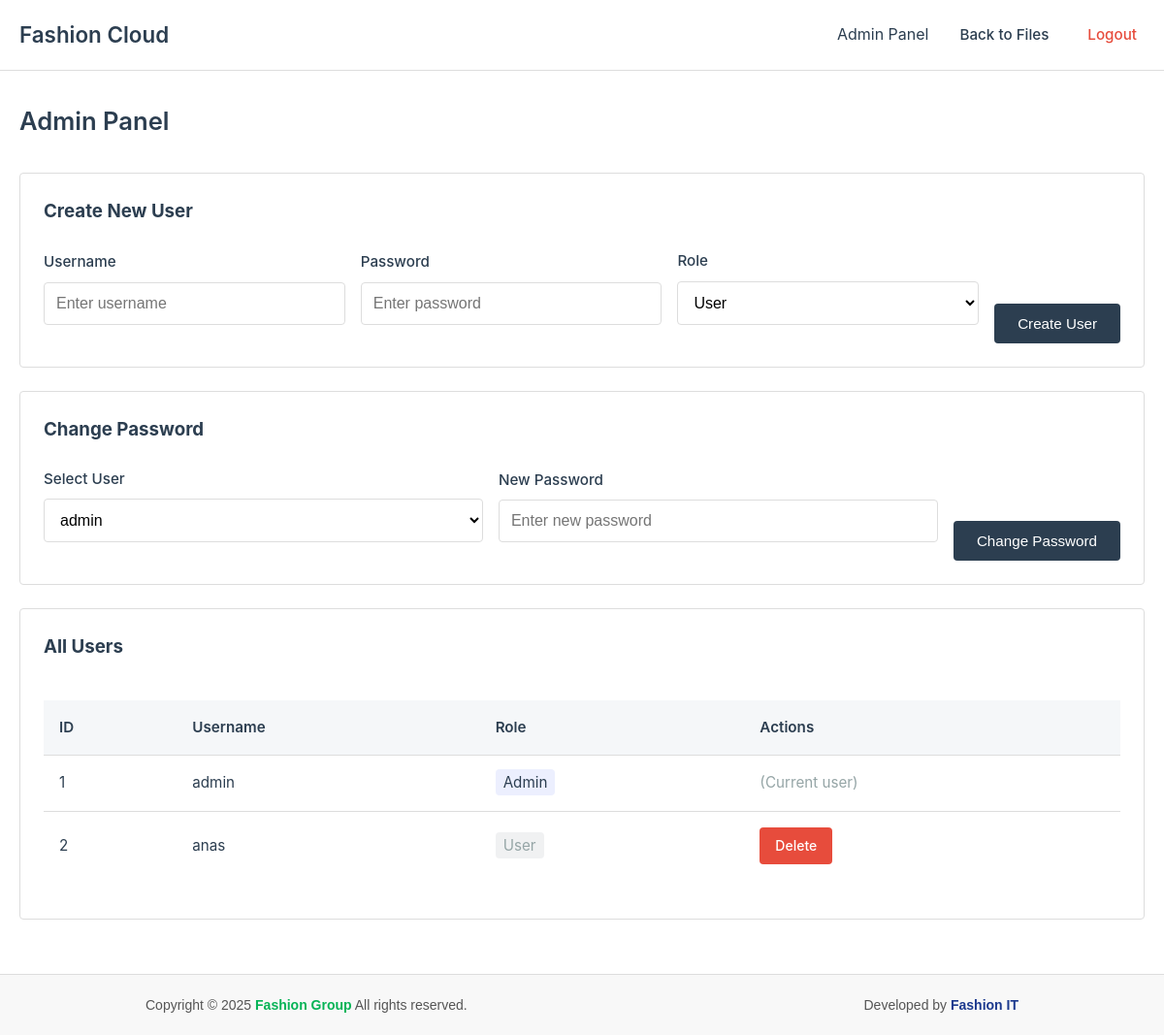
/admin.php (signed in), run on the app's committed database.
### tables this page shows
CREATE TABLE `users` (
  `id` int(11) NOT NULL,
  `username` varchar(100) NOT NULL,
  `password` varchar(255) NOT NULL,
  `role` enum('admin','user') NOT NULL DEFAULT 'user',
  `created_at` timestamp NOT NULL DEFAULT current_timestamp()
);

### admin.php (the view, shortened to what this page needs)
<?php
require 'config.php';
$users = $conn->query("SELECT id, username, role FROM users ORDER BY id ASC");
?>
<!DOCTYPE html>
<html>
<head>
    <link rel="stylesheet" href="style.css">
</head>
<body>
    <header class="header">
        <div class="container">
            <nav class="nav">
                <a href="files.php" class="brand">Fashion Cloud</a>
                <div class="nav-links">
                    <span>Admin Panel</span>
                    <a href="files.php" class="nav-link">Back to Files</a>
                    <a href="auth.php?logout=1" class="nav-link logout">Logout</a>
                </div>
            </nav>
        </div>
    </header>
    <main class="container" style="padding-top: 2rem; padding-bottom: 2rem;">
        <div class="page-header">
            <h1 class="page-title">Admin Panel</h1>
        </div>
        <div class="card fade-in">
            <h3 class="mb-3">Create New User</h3>
            <form method="POST">
                <div style="display: grid; grid-template-columns: 1fr 1fr 1fr auto; gap: 1rem; align-items: end;">
                    <div class="form-group">
                        <label class="form-label" for="username">Username</label>
                        <input class="form-input" type="text" name="username" placeholder="Enter username" required>
                    </div>
                    <div class="form-group">
                        <label class="form-label" for="password">Password</label>
                        <input class="form-input" type="password" name="password" placeholder="Enter password" required>
                    </div>
                    <div class="form-group">
                        <label class="form-label" for="role">Role</label>
                        <select class="form-select" name="role" required>
                            <option value="user">User</option>
                        </select>
                    </div>
                    <button class="btn" type="submit">Create User</button>
                </div>
            </form>
        </div>
        <div class="card fade-in">
            <h3 class="mb-3">Change Password</h3>
            <form method="POST">
                <div style="display: grid; grid-template-columns: 1fr 1fr auto; gap: 1rem; align-items: end;">
                    <div class="form-group">
                        <label class="form-label" for="user_id">Select User</label>
                        <select class="form-select" name="user_id" required>
                            <?php
                            $users_list = $conn->query("SELECT id, username FROM users ORDER BY username");
                            while ($user = $users_list->fetch_assoc()) {
                                echo "<option value='{$user['id']}'>{$user['username']}</option>";
                            }
                            ?>
                        </select>
                    </div>
                    <div class="form-group">
                        <label class="form-label" for="new_password">New Password</label>
                        <input class="form-input" type="password" name="new_password" placeholder="Enter new password"
                            required>
                    </div>
                    <button class="btn" type="submit">Change Password</button>
                </div>
            </form>
        </div>
        <div class="card fade-in">
            <h3 class="mb-3">All Users</h3>
            <div class="table-container">
                <table class="table">
                    <thead>
                        <tr>
                            <th>ID</th>
                            <th>Username</th>
                            <th>Role</th>
                            <th>Actions</th>
                        </tr>
                    </thead>
                    <tbody>
                        <?php while ($row = $users->fetch_assoc()) { ?>
                            <tr>
                                <td><?php echo $row['id']; ?></td>
                                <td><?php echo $row['username']; ?></td>
                                <td>
                                    <span
                                        style="padding: 0.25rem 0.5rem; border-radius: 4px;
                                    background-color: <?php echo $row['role'] === 'admin' ? 'rgba(67, 97, 238, 0.1)' : 'rgba(108, 117, 125, 0.1)'; ?>;
                                    color: <?php echo $row['role'] === 'admin' ? 'var(--primary)' : 'var(--gray)'; ?>;">
                                        <?php echo ucfirst($row['role']); ?>
                                    </span>
                                </td>
                                <td>
                                    <?php if ($row['id'] != $_SESSION['user']['id']) { ?>
                                        <a href="admin.php?delete=<?php echo $row['id']; ?>" class="btn btn-danger btn-sm"
                                            onclick="return confirm('Delete this user and all their files?');">Delete</a>
                                    <?php } else { ?>
                                        <span style="color: var(--gray);">(Current user)</span>
                                    <?php } ?>
                                </td>
                            </tr>
                        <?php } ?>
                    </tbody>
                </table>
            </div>
        </div>
    </main>
    <footer
        style="background:#f8f8f8; padding:15px 0; text-align:center; font-family:Arial, sans-serif; font-size:14px; color:#555; border-top:1px solid #ddd;">
        <div
            style="max-width:900px; margin:0 auto; display:flex; justify-content:space-between; align-items:center; flex-wrap:wrap;">
            <div style="margin:5px 0;">
                <p style="margin:0;">Copyright © 2025
                    <span style="font-weight:bold; color:#05b356;">Fashion Group</span> All rights reserved.
                </p>
            </div>
            <div style="margin:5px 0;">
                <p style="margin:0;">Developed by
                    <span style="font-weight:bold; color:#1c398e;">Fashion IT</span>
                </p>
            </div>
        </div>
    </footer>
</body>
</html>

### style.css (style rules this page uses)
* { margin: 0; padding: 0; box-sizing: border-box; }
:root { --primary: #2c3e50; --primary-light: #34495e; --accent: #3498db; --light: #ecf0f1; --dark: #2c3e50; --gray: #95a5a6; --light-gray: #f5f7f9; --border: #ddd; --success: #27ae60; --error: #e74c3c; --warning: #f39c12; --border-radius: 4px; --shadow: 0 2px 10px rgba(0, 0, 0, 0.05); --transition: all 0.2s ease; }
body { font-family: -apple-system, BlinkMacSystemFont, 'Segoe UI', Roboto, Oxygen, sans-serif; background-color: white; color: var(--dark); line-height: 1.6; padding: 0; margin: 0; }
.container { max-width: 1200px; margin: 0 auto; padding: 0 20px; }
.header { background: white; border-bottom: 1px solid var(--border); padding: 1rem 0; }
.nav { display: flex; justify-content: space-between; align-items: center; }
.brand { font-size: 1.4rem; font-weight: 600; color: var(--primary); text-decoration: none; }
.nav-links { display: flex; gap: 1.5rem; align-items: center; }
.nav-link { color: var(--dark); text-decoration: none; font-weight: 500; transition: var(--transition); padding: 0.5rem; font-size: 0.95rem; }
.nav-link.logout { color: var(--error); }
.card { background: white; border-radius: var(--border-radius); border: 1px solid var(--border); padding: 1.5rem; margin-bottom: 1.5rem; }
.page-header { margin-bottom: 2rem; display: flex; justify-content: space-between; align-items: center; }
.page-title { font-size: 1.6rem; font-weight: 600; color: var(--dark); }
.form-group { margin-bottom: 1.2rem; }
.form-label { display: block; margin-bottom: 0.5rem; font-weight: 500; color: var(--dark); font-size: 0.95rem; }
.form-input, .form-select { width: 100%; padding: 0.75rem; border: 1px solid var(--border); border-radius: var(--border-radius); font-size: 1rem; transition: var(--transition); background: white; }
.btn { display: inline-block; padding: 0.75rem 1.5rem; background-color: var(--primary); color: white; border: none; border-radius: var(--border-radius); font-size: 0.95rem; font-weight: 500; cursor: pointer; transition: var(--transition); text-decoration: none; text-align: center; }
.btn-danger { background-color: var(--error); }
.btn-sm { padding: 0.5rem 1rem; font-size: 0.875rem; }
.table-container { overflow-x: auto; }
.table { width: 100%; border-collapse: collapse; margin: 1rem 0; font-size: 0.95rem; }
.table th, .table td { padding: 1rem; text-align: left; border-bottom: 1px solid var(--border); }
.table th { background-color: var(--light-gray); font-weight: 600; }
.table tr:last-child td { border-bottom: none; }
.mb-3 { margin-bottom: 1.5rem; }

### data on the page
users: id "1", username "admin", role "Admin", shows "(Current user)"
users: id "2", username "anas", role "User"

### other printed values
form field user_id "admin"
